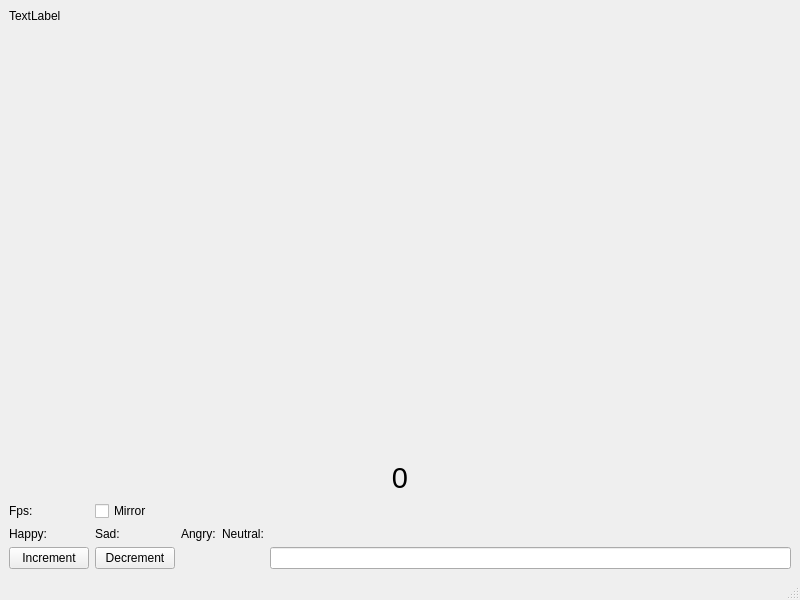
<?xml version="1.0" encoding="UTF-8"?>
<ui version="4.0">
 <class>MainWindow</class>
 <widget class="QMainWindow" name="MainWindow">
  <property name="geometry">
   <rect>
    <x>0</x>
    <y>0</y>
    <width>800</width>
    <height>600</height>
   </rect>
  </property>
  <property name="windowTitle">
   <string>MainWindow</string>
  </property>
  <widget class="QWidget" name="centralwidget">
   <layout class="QVBoxLayout" name="verticalLayout">
    <item>
     <widget class="QLabel" name="imageLabel">
      <property name="text">
       <string>TextLabel</string>
      </property>
     </widget>
    </item>
    <item>
     <spacer name="verticalSpacer">
      <property name="orientation">
       <enum>Qt::Vertical</enum>
      </property>
      <property name="sizeHint" stdset="0">
       <size>
        <width>20</width>
        <height>40</height>
       </size>
      </property>
     </spacer>
    </item>
    <item>
     <layout class="QGridLayout" name="gridLayout">
      <item row="3" column="4">
       <widget class="QLineEdit" name="ColorText"/>
      </item>
      <item row="2" column="0">
       <widget class="QLabel" name="happyLabel">
        <property name="text">
         <string>Happy:</string>
        </property>
       </widget>
      </item>
      <item row="2" column="2">
       <widget class="QLabel" name="angryLabel">
        <property name="text">
         <string>Angry:</string>
        </property>
       </widget>
      </item>
      <item row="2" column="1">
       <widget class="QLabel" name="sadLabel">
        <property name="text">
         <string>Sad:</string>
        </property>
       </widget>
      </item>
      <item row="3" column="0">
       <widget class="QPushButton" name="IncrementButton">
        <property name="text">
         <string>Increment</string>
        </property>
       </widget>
      </item>
      <item row="3" column="1">
       <widget class="QPushButton" name="DecrementButton">
        <property name="text">
         <string>Decrement</string>
        </property>
       </widget>
      </item>
      <item row="0" column="0" colspan="5">
       <widget class="QLabel" name="CounterLabel">
        <property name="font">
         <font>
          <pointsize>22</pointsize>
         </font>
        </property>
        <property name="styleSheet">
         <string notr="true">background-color: </string>
        </property>
        <property name="text">
         <string>0</string>
        </property>
        <property name="alignment">
         <set>Qt::AlignCenter</set>
        </property>
       </widget>
      </item>
      <item row="1" column="0">
       <widget class="QLabel" name="fpsLabel">
        <property name="text">
         <string>Fps:</string>
        </property>
       </widget>
      </item>
      <item row="1" column="1">
       <widget class="QCheckBox" name="mirrorCheckBox">
        <property name="text">
         <string>Mirror</string>
        </property>
       </widget>
      </item>
      <item row="2" column="3">
       <widget class="QLabel" name="neutralLabel">
        <property name="text">
         <string>Neutral:</string>
        </property>
       </widget>
      </item>
     </layout>
    </item>
   </layout>
  </widget>
  <widget class="QMenuBar" name="menubar">
   <property name="geometry">
    <rect>
     <x>0</x>
     <y>0</y>
     <width>800</width>
     <height>29</height>
    </rect>
   </property>
  </widget>
  <widget class="QStatusBar" name="statusbar"/>
 </widget>
 <resources/>
 <connections/>
</ui>
